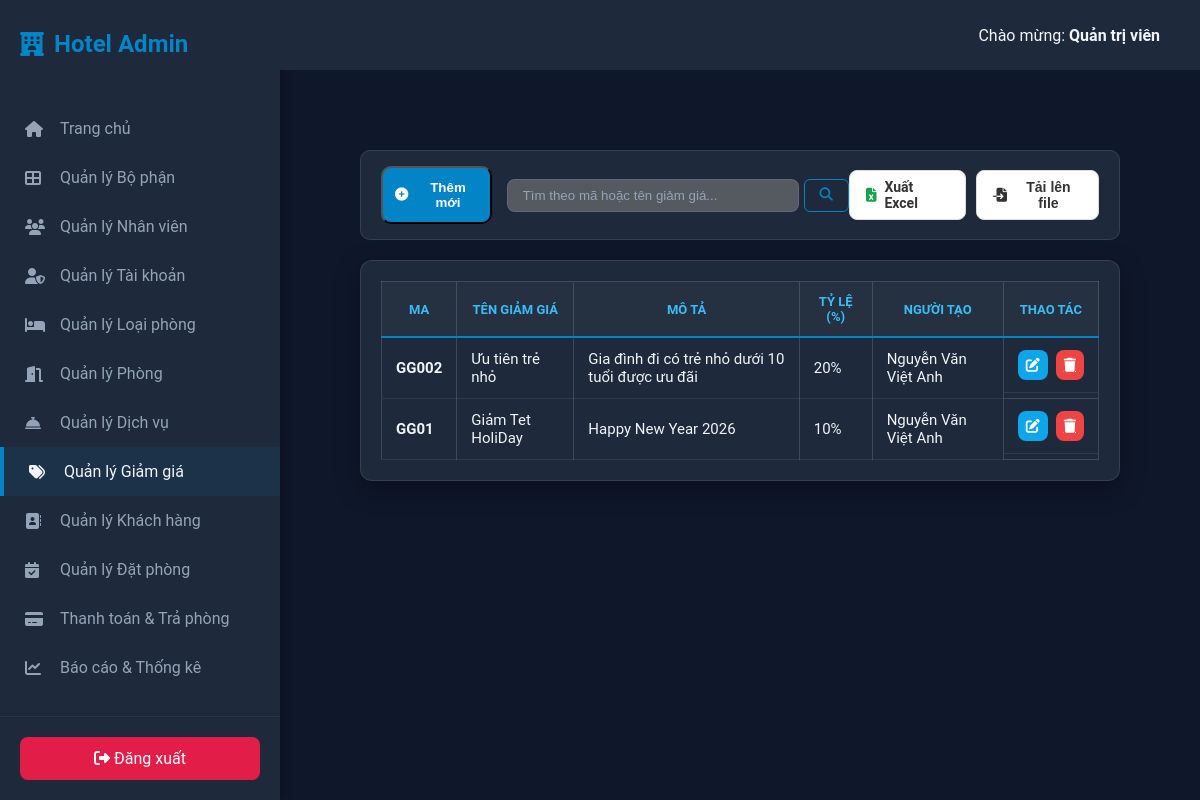
Screenshot of /?controller=DiscountController&action=index (signed in) with the database file from the repository.
### tables this page shows
CREATE TABLE `bookings_discount` (
  `MaGiamGia` varchar(20) NOT NULL,
  `TenGiamGia` varchar(100) NOT NULL,
  `MoTaGiamGia` varchar(100) DEFAULT NULL,
  `TyLeGiamGia` int(11) NOT NULL,
  `MaNhanVien` varchar(20) NOT NULL
);

### MVC/Core/controller.php (called while the page is built, shortened)
<?php
class controller {
    public function view($view, $data = []) {
        require_once "./MVC/Views/".$view.".php";
    }
}
?>

### MVC/Controllers/DiscountController.php (called while the page is built, shortened)
<?php
class DiscountController extends controller {
    public function index() {
        $discountModel = $this->model("DiscountModel");
        $employeeModel = $this->model("EmployeeModel");
        $discounts = $discountModel->getAll();
        $employees = $employeeModel->getList();
        $this->view("Pages/Discount", [
            "discounts" => $discounts,
            "employees" => $employees
        ]);
    }
}

### MVC/Core/App.php (called while the page is built, shortened)
<?php
class App {
    protected $action = "index";
    public function __construct() {
        $this->controller = new $this->controller;
        if (isset($_GET['action'])) {
            $this->action = $_GET['action'];
        }
        call_user_func([$this->controller, $this->action]);
    }
}

### index.php (called while the page is built, shortened)
<?php
$app = new App();

### MVC/Core/connectDB.php (called while the page is built, shortened)
<?php
class connectDB {
    protected $con;
    public function __construct() {
        $this->con = mysqli_connect(
            "localhost",
            "root",
            "",
            "web_hotel_mngt",
            3307
        );
        mysqli_set_charset($this->con, "utf8");
    }
    public function select($sql, $params = []) {
        $stmt = $this->prepareStatement($sql, $params);
        $result = mysqli_stmt_execute($stmt);
        $result = mysqli_stmt_get_result($stmt);
        $data = [];
        while ($row = mysqli_fetch_assoc($result)) {
            $data[] = $row;
        }
        return $data;
    }
    private function prepareStatement($sql, $params = []) {
        $stmt = mysqli_prepare($this->con, $sql);
        return $stmt;
    }
}

### MVC/Models/DiscountModel.php (called while the page is built, shortened)
<?php
class DiscountModel extends connectDB {
    private static $resolvedTableName = null;
    private function getTableName() {
        $exists = $this->select("SHOW TABLES LIKE 'bookings_discount'");
        if (!empty($exists)) {
            self::$resolvedTableName = "bookings_discount";
            return self::$resolvedTableName;
        }
        self::$resolvedTableName = "bookings_discount";
        return self::$resolvedTableName;
    }
    public function getAll() {
        $table = $this->getTableName();
        $sql = "SELECT d.*, CONCAT(e.HoNhanVien, ' ', e.TenNhanVien) AS NguoiTao
                FROM $table d
                LEFT JOIN hotels_employees e ON d.MaNhanVien = e.MaNhanVien
                ORDER BY d.MaGiamGia ASC";
        return $this->select($sql);
    }
}

### MVC/Views/Pages/Discount.php (the view, shortened to what this page needs)
<main class="main-content">
    <section class="content-body">
        <div class="toolbar" style="display: flex; justify-content: space-between; align-items: center;">
            <div class="left-tools" style="display: flex; gap: 15px; align-items: center;">
                <button class="btn btn-primary" onclick="toggleForm(true)">
                    <i class="fas fa-plus-circle"></i> Thêm mới
                </button>
                <form action="?controller=DiscountController&action=index" method="POST" style="display: flex; gap: 5px;">
                    <input type="text" name="keyword" value="<?= isset($_POST['keyword']) ? $_POST['keyword'] : '' ?>"
                           placeholder="Tìm theo mã hoặc tên giảm giá..."
                           style="padding: 8px 15px; border-radius: 8px; border: 1px solid var(--border-color); background: #555960ff; color: white; min-width: 260px;">
                    <button type="submit" name="search" class="btn btn-outline" style="padding: 8px 15px;">
                        <i class="fas fa-search"></i>
                    </button>
                </form>
            </div>
            <div class="right-tools" style="display: flex; gap: 10px;">
                <?php $currentKeyword = isset($_POST['keyword']) ? $_POST['keyword'] : (isset($_GET['keyword']) ? $_GET['keyword'] : ''); ?>
                <a href="?controller=DiscountController&action=exportExcel&keyword=<?= $currentKeyword ?>" class="btn-custom-white">
                    <i class="fas fa-file-excel" style="color: #16a34a;"></i> Xuất Excel
                </a>
                <button class="btn-custom-white" onclick="toggleImport(true)">
                   <i class="fas fa-file-import"></i> Tải lên file
                </button>
            </div>
        </div>
        <div class="table-container" style="margin-top: 20px;">
            <table class="admin-table">
                <thead>
                    <tr>
                        <th>Ma</th>
                        <th>Tên giảm giá</th>
                        <th>Mô tả</th>
                        <th>Tỷ lệ (%)</th>
                        <th>Người tạo</th>
                        <th style="text-align:center;">Thao tác</th>
                    </tr>
                </thead>
                <tbody>
                    <?php if(!empty($data['discounts'])): ?>
                        <?php foreach($data['discounts'] as $row): ?>
                            <tr>
                                <td><strong><?= $row['MaGiamGia'] ?></strong></td>
                                <td><?= $row['TenGiamGia'] ?></td>
                                <td><?= $row['MoTaGiamGia'] ?></td>
                                <td><?= (int)$row['TyLeGiamGia'] ?>%</td>
                                <td><?= $row['NguoiTao'] ?></td>
                                <td class="action-buttons">
                                    <button class="btn-icon edit"
                                            onclick='editDiscount(<?= json_encode($row["MaGiamGia"]) ?>, <?= json_encode($row["TenGiamGia"]) ?>, <?= json_encode($row["MoTaGiamGia"]) ?>, <?= (int)$row["TyLeGiamGia"] ?>, <?= json_encode($row["MaNhanVien"]) ?>)'>
                                        <i class="fas fa-edit"></i>
                                    </button>
                                    <a href="?controller=DiscountController&action=deleteDiscount&id=<?= $row['MaGiamGia'] ?>" class="btn-icon delete"
                                       onclick="return confirm('Xóa giảm giá này?')">
                                        <i class="fas fa-trash"></i>
                                    </a>
                                </td>
                            </tr>
                        <?php endforeach; ?>
                    <?php else: ?>
                        <tr><td colspan="6" style="text-align:center;">Chưa có dữ liệu giảm giá.</td></tr>
                    <?php endif; ?>
                </tbody>
            </table>
        </div>
    </section>
</main>

### Public/Css/style_hello.css (style rules this page uses)
:root { --bg-dark: #0f172a; --card-bg: #1e293b; --ocean-blue: #0284c7; --ocean-hover: #0369a1; --text-main: #f1f5f9; }
body { margin: 0; background-color: var(--bg-dark); font-family: 'Segoe UI', sans-serif; display: flex; justify-content: center; align-items: center; height: 100vh; }
.btn { padding: 12px; border-radius: 10px; text-decoration: none; font-weight: 600; transition: 0.3s; display: flex; align-items: center; justify-content: center; gap: 10px; }
.btn-primary { background: var(--ocean-blue); color: white; }
.btn-outline { border: 2px solid var(--ocean-blue); color: var(--ocean-blue); }

### Public/Css/login_style.css (style rules this page uses)
:root { --bg-dark: #0f172a; --card-bg: #1e293b; --ocean-blue: #0284c7; --ocean-hover: #0369a1; --text-white: #f1f5f9; --input-bg: #334155; --text-muted: #94a3b8; }

### Public/Css/admin_style.css (style rules this page uses)
html, body { margin: 0; padding: 0; width: 100%; height: 100%; display: block; background-color: #0f172a; }
.main-content { flex: 1; display: flex; flex-direction: column; overflow-y: auto; }
:root { --bg-dark: #0f172a; --sidebar-bg: #1e293b; --ocean-blue: #0284c7; --ocean-hover: #0ea5e9; --text-white: #f1f5f9; --text-muted: #94a3b8; }
.main-content { flex: 1; display: flex; flex-direction: column; }
.content-body { padding: 40px; color: var(--text-white); }

### Public/Css/department_style.css (style rules this page uses)
:root { --card-bg: #1e293b; --border-color: rgba(255, 255, 255, 0.1); --ocean-blue: #0284c7; --text-white: #f1f5f9; }
.table-container { background: var(--card-bg); border-radius: 12px; padding: 20px; border: 1px solid var(--border-color); box-shadow: 0 8px 25px rgba(0,0,0,0.35); color: var(--text-white); }
.admin-table { width: 100%; border-collapse: collapse; font-size: 15px; }
.admin-table th { padding: 12px; color: #38bdf8; text-transform: uppercase; font-size: 13px; border-bottom: 2px solid var(--ocean-blue); background: rgba(255,255,255,0.03); }
.admin-table td { padding: 10px 12px; border-bottom: 1px solid rgba(255,255,255,0.08); }
.action-buttons { display: flex; justify-content: center; gap: 8px; }
.btn-icon { cursor: pointer; padding: 8px; border-radius: 6px; border: none; transition: 0.25s; display:flex; justify-content:center; align-items:center; }
.btn-icon.edit { background:#0284c7; color:white; }
.btn-icon.delete { background:#dc2626; color:white; }
.admin-table { width: 100%; border-collapse: collapse; font-size: 15px; color: var(--text-white); border: 1px solid rgba(255,255,255,0.15); }
.admin-table th, .admin-table td { padding: 12px 14px; border-right: 1px solid rgba(255,255,255,0.15); }
.admin-table th:last-child, .admin-table td:last-child { border-right: none; }
.admin-table tr { border-bottom: 1px solid rgba(255,255,255,0.15); }
.btn-custom-white { background-color: #ffffff; color: #333; padding: 8px 16px; border-radius: 8px; border: 1px solid #ddd; text-decoration: none; font-size: 14px; font-weight: 600; display: flex; align-items: center; gap: 8px; transition: all 0.3s; }

### Public/Css/employee_style.css (style rules this page uses)
:root { --bg-dark: #0f172a; --card-bg: #1e293b; --border-color: rgba(255,255,255,0.1); --ocean-blue: #0284c7; --text-white: #f1f5f9; --text-light: #cbd5e1; }
body { background: var(--bg-dark); color: var(--text-white); font-family: "Roboto", sans-serif; }
.toolbar { background: var(--card-bg); padding: 15px 20px; border-radius: 10px; display: flex; justify-content: space-between; align-items: center; border:1px solid var(--border-color); margin-bottom: 20px; }
.toolbar input[type=text] { background:#0f172a; color:white; border:1px solid var(--border-color); border-radius:6px; padding:10px 12px; }
.toolbar input::placeholder { color:#94a3b8; }
.btn-outline { background:transparent; border:1px solid var(--ocean-blue); color:var(--ocean-blue); padding:9px 18px; border-radius:6px; cursor:pointer; transition:.3s; }
.btn-icon { border:none; padding:8px; border-radius:8px; cursor:pointer; }
.btn-icon.edit { background:#0ea5e9; }
.btn-icon.delete { background:#ef4444; }
.btn-icon i { color:white; font-size:14px; }

### rows the page displays
bookings_discount: MaGiamGia "GG002", TenGiamGia "Ưu tiên trẻ nhỏ", MoTaGiamGia "Gia đình đi có trẻ nhỏ dưới 10 tuổi được ưu đãi", TyLeGiamGia "20", NguoiTao "Nguyễn Văn Việt Anh"
bookings_discount: MaGiamGia "GG01", TenGiamGia "Giảm Tet HoliDay", MoTaGiamGia "Happy New Year 2026", TyLeGiamGia "10", NguoiTao "Nguyễn Văn Việt Anh"
